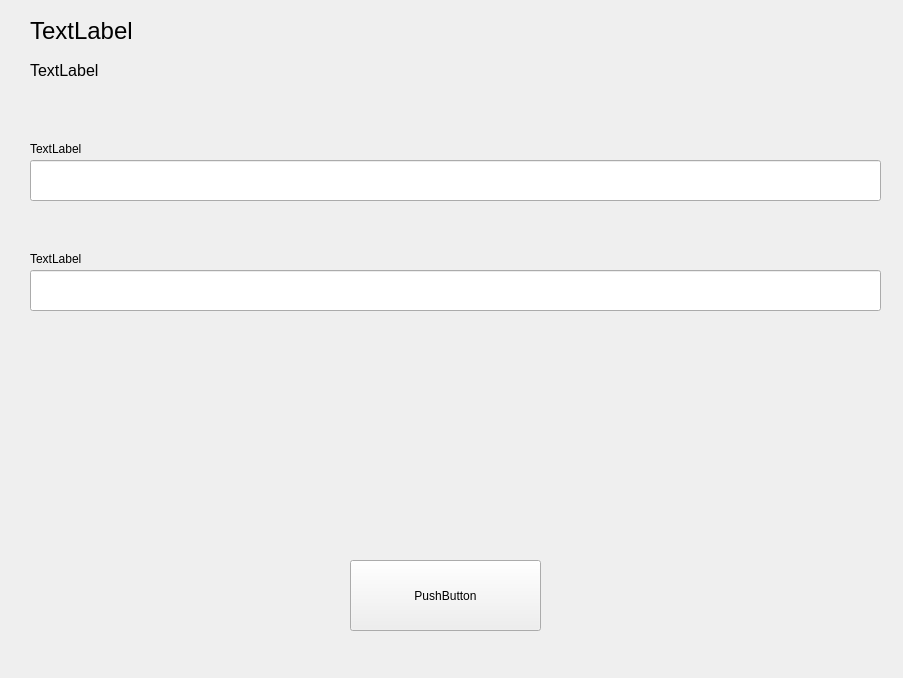
<?xml version="1.0" encoding="UTF-8"?>
<ui version="4.0">
 <class>LoginWindow</class>
 <widget class="QMainWindow" name="LoginWindow">
  <property name="geometry">
   <rect>
    <x>0</x>
    <y>0</y>
    <width>903</width>
    <height>678</height>
   </rect>
  </property>
  <property name="windowTitle">
   <string>MainWindow</string>
  </property>
  <widget class="QWidget" name="centralwidget">
   <widget class="QLineEdit" name="LoginFormUsernameLineEdit">
    <property name="geometry">
     <rect>
      <x>30</x>
      <y>160</y>
      <width>851</width>
      <height>41</height>
     </rect>
    </property>
   </widget>
   <widget class="QLabel" name="LoginViewTitleLabel">
    <property name="geometry">
     <rect>
      <x>30</x>
      <y>20</y>
      <width>111</width>
      <height>21</height>
     </rect>
    </property>
    <property name="font">
     <font>
      <pointsize>18</pointsize>
     </font>
    </property>
    <property name="text">
     <string>TextLabel</string>
    </property>
   </widget>
   <widget class="QLabel" name="LoginViewDescriptionLabel">
    <property name="geometry">
     <rect>
      <x>30</x>
      <y>60</y>
      <width>71</width>
      <height>21</height>
     </rect>
    </property>
    <property name="font">
     <font>
      <pointsize>12</pointsize>
     </font>
    </property>
    <property name="text">
     <string>TextLabel</string>
    </property>
   </widget>
   <widget class="QLineEdit" name="LoginFormPasswordLineEdit">
    <property name="geometry">
     <rect>
      <x>30</x>
      <y>270</y>
      <width>851</width>
      <height>41</height>
     </rect>
    </property>
   </widget>
   <widget class="QLabel" name="LoginFormUsernameLabel">
    <property name="geometry">
     <rect>
      <x>30</x>
      <y>140</y>
      <width>67</width>
      <height>17</height>
     </rect>
    </property>
    <property name="text">
     <string>TextLabel</string>
    </property>
   </widget>
   <widget class="QLabel" name="LoginFormPasswordLabel">
    <property name="geometry">
     <rect>
      <x>30</x>
      <y>250</y>
      <width>67</width>
      <height>17</height>
     </rect>
    </property>
    <property name="text">
     <string>TextLabel</string>
    </property>
   </widget>
   <widget class="QPushButton" name="LoginFormSubmitBtn">
    <property name="geometry">
     <rect>
      <x>350</x>
      <y>560</y>
      <width>191</width>
      <height>71</height>
     </rect>
    </property>
    <property name="text">
     <string>PushButton</string>
    </property>
   </widget>
  </widget>
  <widget class="QMenuBar" name="menuBar">
   <property name="geometry">
    <rect>
     <x>0</x>
     <y>0</y>
     <width>903</width>
     <height>22</height>
    </rect>
   </property>
  </widget>
  <action name="actionLogin">
   <property name="text">
    <string>Login</string>
   </property>
  </action>
  <action name="actionRegister">
   <property name="text">
    <string>Register</string>
   </property>
  </action>
 </widget>
 <resources/>
 <connections/>
</ui>
